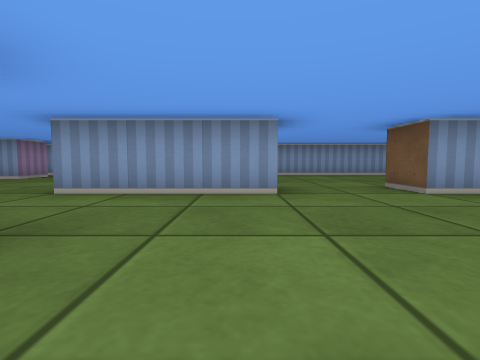
View 1 (above)

15 first-person views from a walk through a cub3D ray-caster map. The camera is about half as high as the walls, tilts 4° down and sees 85° across. The floor is counted in squares. Each view is taken from the middle of a square. On the plan, view 1 faces up. The plan holds only what a view shows up to about 9 squares ahead; the rest is blank.

View 2
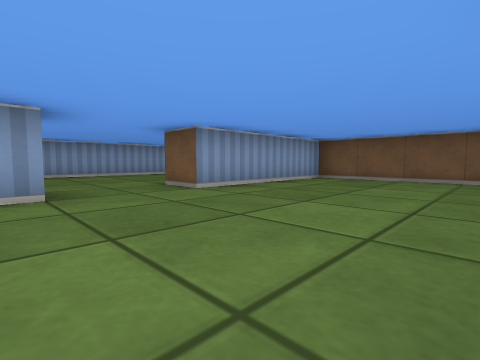

View 3
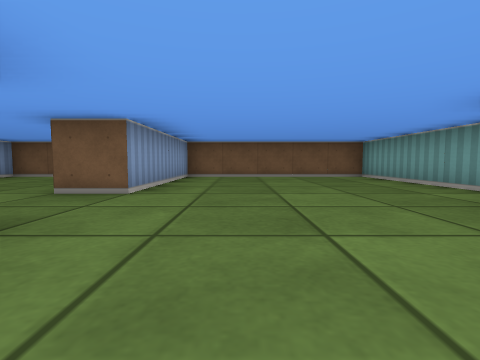

View 4
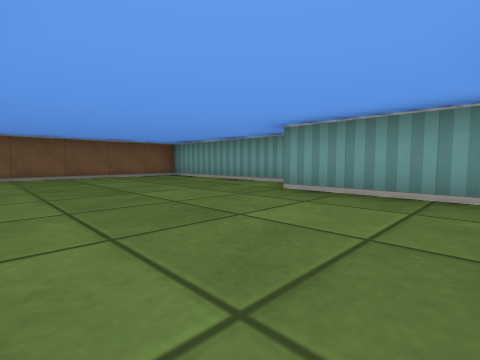

View 5
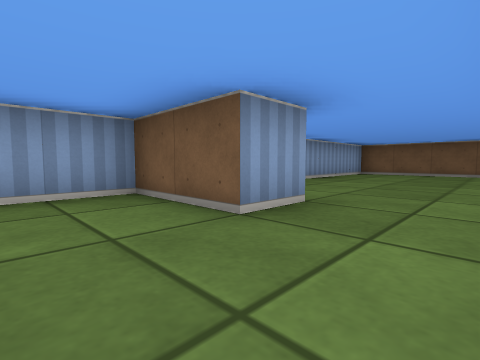

View 6
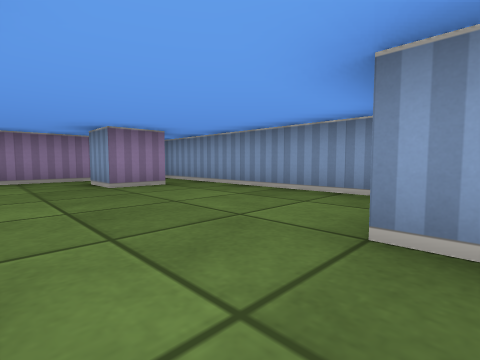

View 7
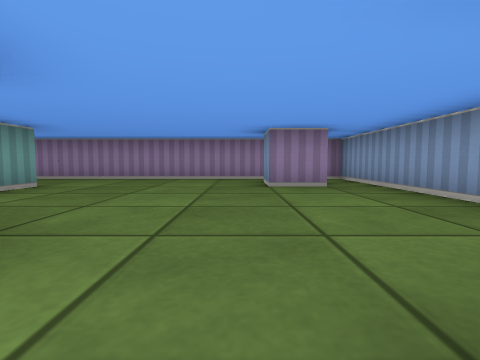

View 8
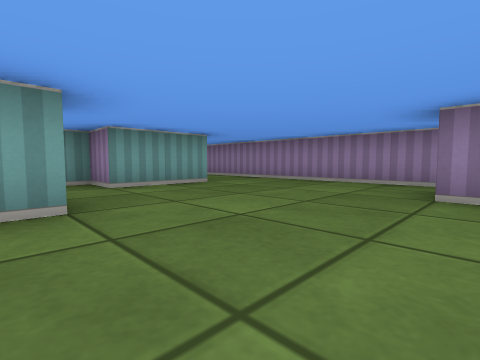

View 9
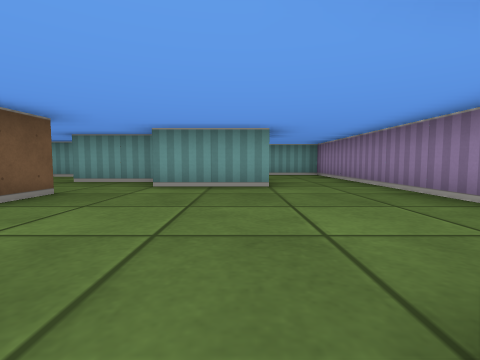

View 10
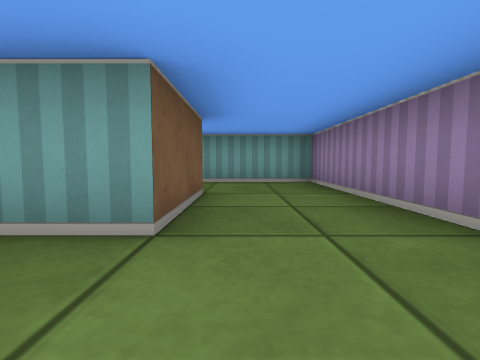

View 11
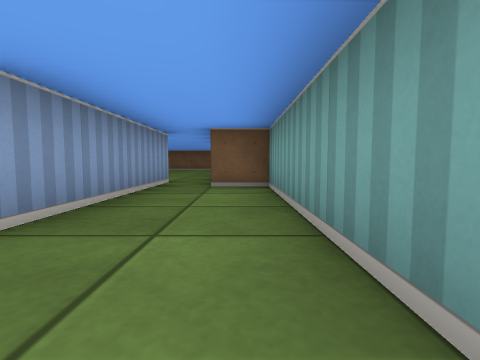

View 12
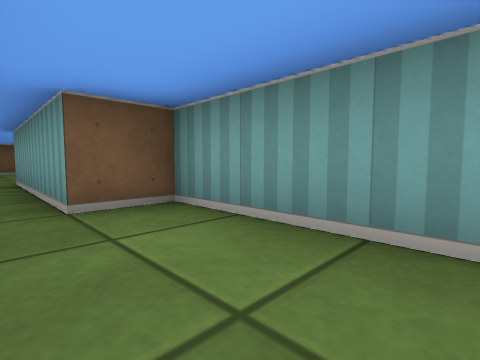

View 13
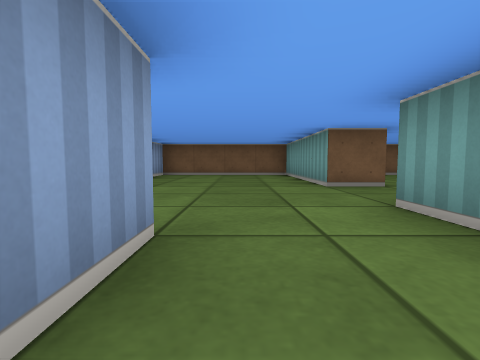

View 14
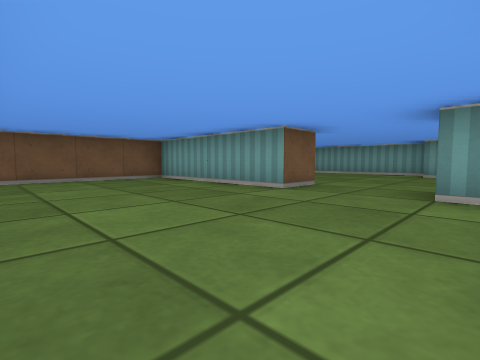

View 15
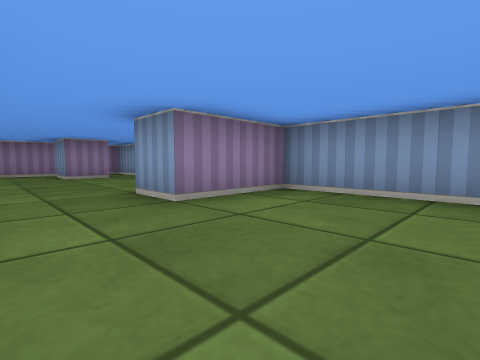

### Floor plan
Points are (right, up) in squares from view 1. A wall is a line through its corners. A room is listed if a view was taken in it or the views show most of it. See-through windows are left out.
Room 1 (views 1, 2, 3, 4)
walls: (1.6, -1.5) (6.5, -1.5) (6.5, 3.5) (2.5, 3.5); (0.6, 3.5) (-1.5, 3.5); (-1.5, -0.5) (1.5, -0.5)
ways out: opening at (-2, 2.5) to room 2; opening at (1.5, 4) to room 3; opening at (-1, 0) to room 4
Room 2 (views 5, 8, 9, 10, 13)
walls: (-5.5, 7.6) (-5.5, 6.5) (-6.5, 6.5); (-1.5, 3.5) (-2.5, 3.5) (-2.5, 4.5) (-2, 4.5); (-1.5, 6.5) (-1.5, 8.5) (-7.5, 8.5) (-7.5, 0.5); (-5.5, 0.5) (-5.5, 2.5) (-3.5, 2.5) (-3.5, 1.5) (-1.5, 1.5)
ways out: opening at (-2, 2.5) to room 1; opening at (-1, 5.5) to room 3; opening at (-6.5, 1.5) to room 4
Room 3 (views 6, 7, 14, 15)
walls: (2.5, 3.5) (2.5, 4.5) (6.5, 4.5) (6.5, 8.5) (-0.5, 8.5) (-0.5, 6.5) (-1.5, 6.5); (-0.5, 4.5) (0.5, 4.5)
ways out: opening at (1.5, 4) to room 1; opening at (-1, 5.5) to room 2
Room 4 (views 11, 12)
walls: (-7.5, 0.5) (-7.5, -1.5) (-2.5, -1.5) (-2.5, -0.5) (-1.5, -0.5); (-1.5, 0.5) (-5.5, 0.5)
ways out: opening at (-1, 0) to room 1; opening at (-6.5, 1.5) to room 2

Where each view was taken, in squares from view 1:
view 1: 0 up, 0 right, facing up
view 2: 0 up, 0 right, facing up-right
view 3: 2 up, 1 left, facing right
view 4: 3 up, 1 left, facing down-right
view 5: 5 up, 3 left, facing up-right
view 6: 5 up, 1 left, facing up-left
view 7: 6 up, 1 left, facing left
view 8: 7 up, 2 left, facing down-left
view 9: 7 up, 5 left, facing down
view 10: 4 up, 6 left, facing down
view 11: 1 down, 7 left, facing right
view 12: 0 up, 5 left, facing down-right
view 13: 6 up, 2 left, facing right
view 14: 8 up, 0 right, facing down-right
view 15: 5 up, 2 right, facing up-left
